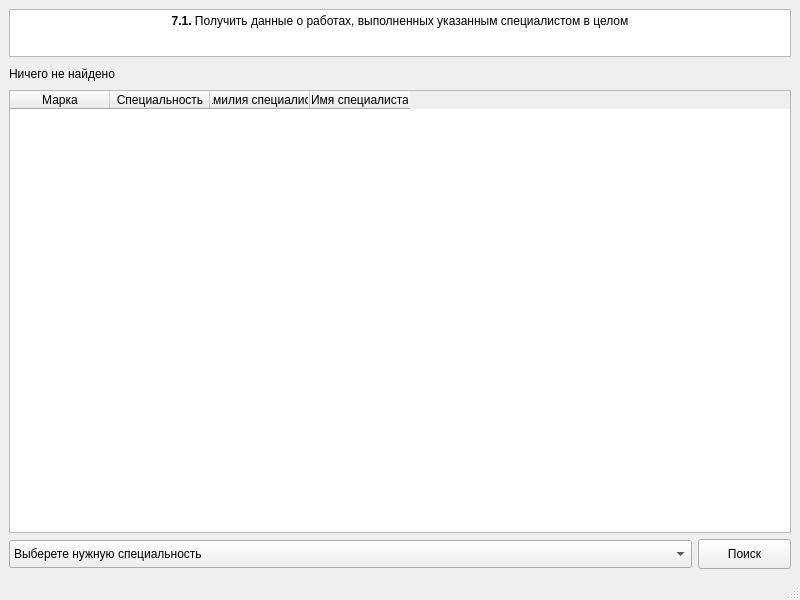
<?xml version="1.0" encoding="UTF-8"?>
<ui version="4.0">
 <class>MainWindow</class>
 <widget class="QMainWindow" name="MainWindow">
  <property name="windowModality">
   <enum>Qt::NonModal</enum>
  </property>
  <property name="geometry">
   <rect>
    <x>0</x>
    <y>0</y>
    <width>800</width>
    <height>600</height>
   </rect>
  </property>
  <property name="minimumSize">
   <size>
    <width>0</width>
    <height>0</height>
   </size>
  </property>
  <property name="maximumSize">
   <size>
    <width>16777215</width>
    <height>16777210</height>
   </size>
  </property>
  <property name="windowTitle">
   <string>Запрос 7.1</string>
  </property>
  <widget class="QWidget" name="centralwidget">
   <layout class="QVBoxLayout" name="verticalLayout_3">
    <item>
     <layout class="QVBoxLayout" name="verticalLayout">
      <item>
       <widget class="QTextBrowser" name="textBrowser">
        <property name="enabled">
         <bool>true</bool>
        </property>
        <property name="maximumSize">
         <size>
          <width>16777215</width>
          <height>48</height>
         </size>
        </property>
        <property name="html">
         <string>&lt;!DOCTYPE HTML PUBLIC &quot;-//W3C//DTD HTML 4.0//EN&quot; &quot;http://www.w3.org/TR/REC-html40/strict.dtd&quot;&gt;
&lt;html&gt;&lt;head&gt;&lt;meta name=&quot;qrichtext&quot; content=&quot;1&quot; /&gt;&lt;style type=&quot;text/css&quot;&gt;
p, li { white-space: pre-wrap; }
&lt;/style&gt;&lt;/head&gt;&lt;body style=&quot; font-family:'MS Shell Dlg 2'; font-size:7.8pt; font-weight:400; font-style:normal;&quot;&gt;
&lt;p align=&quot;center&quot; style=&quot; margin-top:0px; margin-bottom:0px; margin-left:0px; margin-right:0px; -qt-block-indent:0; text-indent:0px;&quot;&gt;&lt;span style=&quot; font-size:9pt; font-weight:600;&quot;&gt;7.1.&lt;/span&gt;&lt;span style=&quot; font-size:9pt;&quot;&gt; Получить данные о работах, выполненных указанным специалистом в целом&lt;/span&gt;&lt;/p&gt;&lt;/body&gt;&lt;/html&gt;</string>
        </property>
       </widget>
      </item>
      <item>
       <widget class="QLabel" name="label">
        <property name="maximumSize">
         <size>
          <width>16777215</width>
          <height>21</height>
         </size>
        </property>
        <property name="font">
         <font>
          <pointsize>9</pointsize>
         </font>
        </property>
        <property name="text">
         <string>Ничего не найдено</string>
        </property>
       </widget>
      </item>
     </layout>
    </item>
    <item>
     <layout class="QVBoxLayout" name="verticalLayout_2">
      <item>
       <widget class="QTableWidget" name="tableWidget">
        <property name="showGrid">
         <bool>true</bool>
        </property>
        <property name="gridStyle">
         <enum>Qt::SolidLine</enum>
        </property>
        <property name="sortingEnabled">
         <bool>false</bool>
        </property>
        <property name="wordWrap">
         <bool>true</bool>
        </property>
        <property name="cornerButtonEnabled">
         <bool>false</bool>
        </property>
        <property name="rowCount">
         <number>0</number>
        </property>
        <property name="columnCount">
         <number>4</number>
        </property>
        <column>
         <property name="text">
          <string>Марка</string>
         </property>
         <property name="font">
          <font>
           <family>MS Shell Dlg 2</family>
           <pointsize>9</pointsize>
          </font>
         </property>
        </column>
        <column>
         <property name="text">
          <string>Специальность</string>
         </property>
         <property name="font">
          <font>
           <family>MS Shell Dlg 2</family>
           <pointsize>9</pointsize>
          </font>
         </property>
        </column>
        <column>
         <property name="text">
          <string>Фамилия специалиста</string>
         </property>
         <property name="font">
          <font>
           <family>MS Shell Dlg 2</family>
           <pointsize>9</pointsize>
          </font>
         </property>
        </column>
        <column>
         <property name="text">
          <string>Имя специалиста</string>
         </property>
         <property name="font">
          <font>
           <family>MS Shell Dlg 2</family>
           <pointsize>9</pointsize>
          </font>
         </property>
        </column>
       </widget>
      </item>
      <item>
       <layout class="QHBoxLayout" name="horizontalLayout">
        <item>
         <widget class="QComboBox" name="comboBox">
          <property name="maximumSize">
           <size>
            <width>16777215</width>
            <height>28</height>
           </size>
          </property>
          <property name="font">
           <font>
            <pointsize>9</pointsize>
           </font>
          </property>
          <item>
           <property name="text">
            <string>Выберете нужную специальность</string>
           </property>
          </item>
         </widget>
        </item>
        <item>
         <widget class="QPushButton" name="pushButton">
          <property name="enabled">
           <bool>true</bool>
          </property>
          <property name="minimumSize">
           <size>
            <width>0</width>
            <height>30</height>
           </size>
          </property>
          <property name="maximumSize">
           <size>
            <width>93</width>
            <height>16777215</height>
           </size>
          </property>
          <property name="font">
           <font>
            <pointsize>9</pointsize>
           </font>
          </property>
          <property name="text">
           <string>Поиск</string>
          </property>
         </widget>
        </item>
       </layout>
      </item>
     </layout>
    </item>
   </layout>
  </widget>
  <widget class="QStatusBar" name="statusbar"/>
 </widget>
 <resources/>
 <connections/>
</ui>
